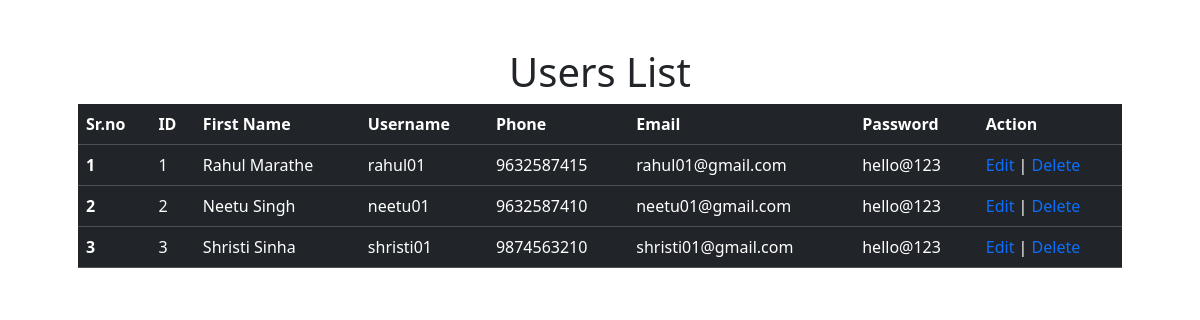
Before: /users-list/ with the older database file.
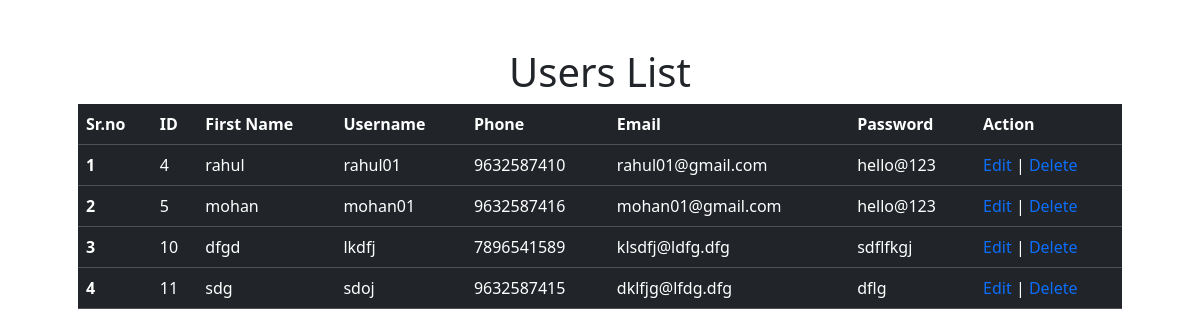
After: the same page with the newer database file.
### form_validation/models.py (models this page shows)
class User(models.Model):
    first_name = models.CharField(max_length=50)
    username = models.CharField(max_length=50, unique=True, blank=False, null=False)
    phone = models.CharField(max_length=10, blank=True, null=True)
    email = models.CharField(max_length=50, unique=True, null=False, blank=False)
    password = models.CharField(max_length=50, null=False, blank=False)

### form_validation/views.py (the view)
# urls.py: path('users-list/', views.users_list, name="users_list"),
def users_list(request):
    all_users = User.objects.all()
    return render(request, "validations/users-list.html", context={"users": all_users})

### form_validation/templates/validations/users-list.html (shortened to what this page needs)
<!DOCTYPE html>
<html lang="en">
<head>
    <link href="https://cdn.jsdelivr.net/npm/bootstrap@5.3.2/dist/css/bootstrap.min.css" rel="stylesheet"
>
</head>
<body>
<div class="container p-5">
    <h1 class="text-center">Users List</h1>
    <table class="table table-dark table-hover">
        <thead>
        <tr>
            <th>Sr.no</th>
            <th>ID</th>
            <th>First Name</th>
            <th>Username</th>
            <th>Phone</th>
            <th>Email</th>
            <th>Password</th>
            <th>Action</th>
        </tr>
        </thead>
        <tbody>
        {% for user in users %}
            <tr>
                <th scope="row">{{ forloop.counter }}</th>
                <td>{{ user.id }}</td>
                <td>{{ user.first_name }}</td>
                <td>{{ user.username }}</td>
                <td>{{ user.phone }}</td>
                <td>{{ user.email }}</td>
                <td>{{ user.password }}</td>
                <td>
                    <a href="{% url 'update_user' user.id %}" class="text-decoration-none">Edit</a>
                    |
                    <a href="{% url 'users_list' user.id %}" class="text-decoration-none">Delete</a>
                </td>
            </tr>
        {% endfor %}
        </tbody>
    </table>
</div>
</body>
</html>

Changed rows visible on the page:
removed User: id "1", first_name "Rahul Marathe", username "rahul01", phone "9632587415", email "rahul01@gmail.com", password "hello@123"
removed User: id "2", first_name "Neetu Singh", username "neetu01", phone "9632587410", email "neetu01@gmail.com", password "hello@123"
removed User: id "3", first_name "Shristi Sinha", username "shristi01", phone "9874563210", email "shristi01@gmail.com", password "hello@123"
added User: id "4", first_name "rahul", username "rahul01", phone "9632587410", email "rahul01@gmail.com", password "hello@123"
added User: id "5", first_name "mohan", username "mohan01", phone "9632587416", email "mohan01@gmail.com", password "hello@123"
added User: id "10", first_name "dfgd", username "lkdfj", phone "7896541589", email "klsdfj@ldfg.dfg", password "sdflfkgj"
added User: id "11", first_name "sdg", username "sdoj", phone "9632587415", email "dklfjg@lfdg.dfg", password "dflg"
